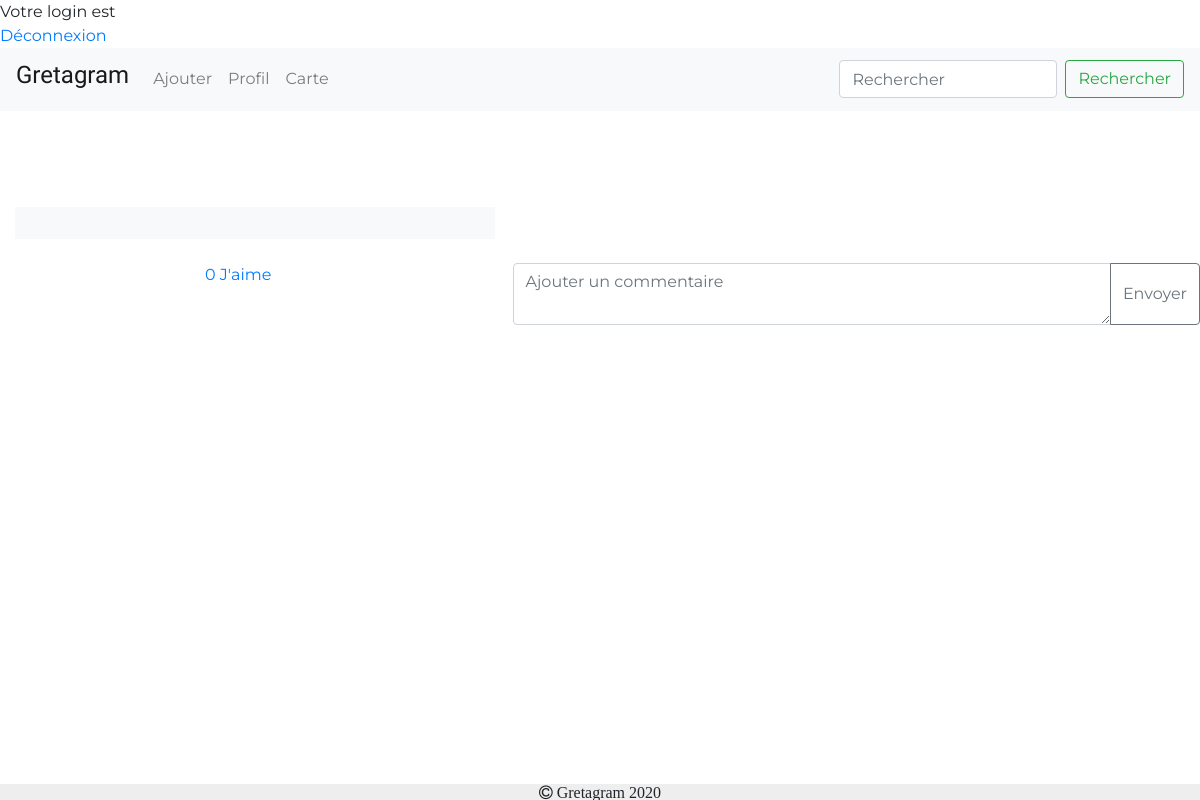
Before: /Gretagram/post.php?post=uploads/5e9caabfd1bfcphoto-gratuite-libre-de-droit-unsplash-1024x683.jpg (signed in) with the older database file.
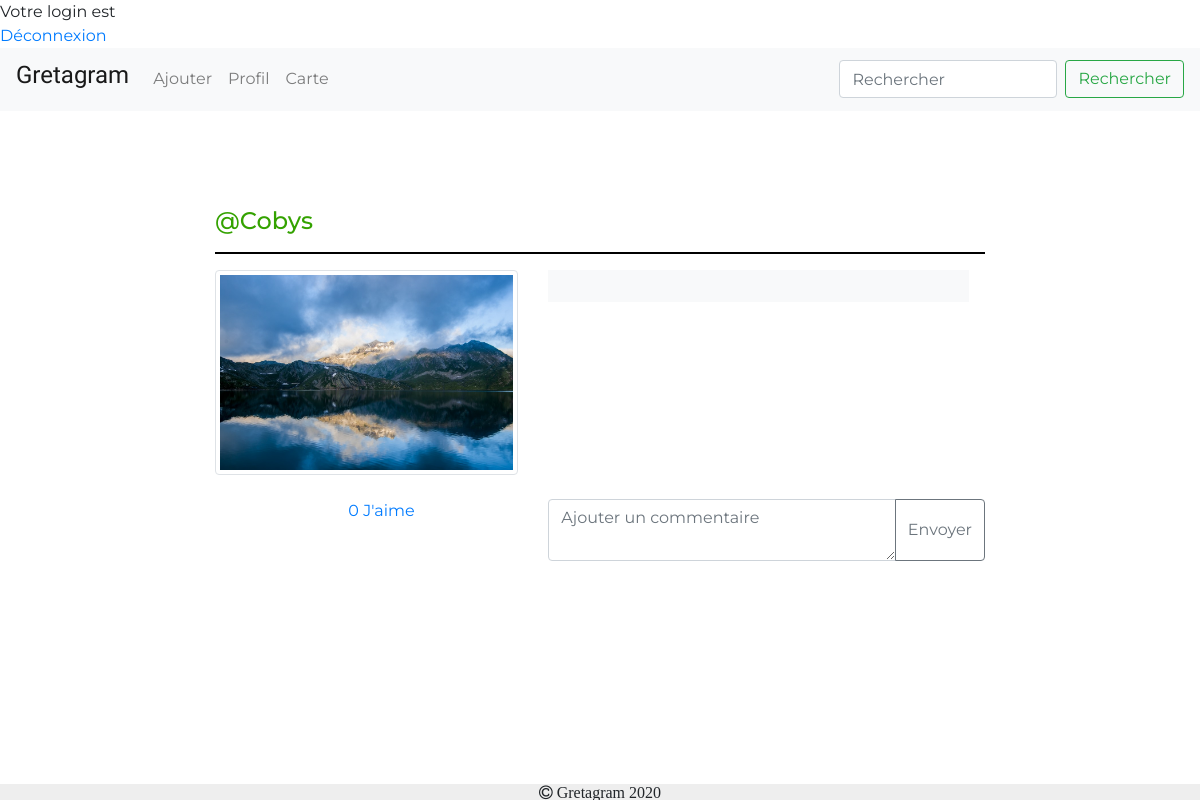
After: the same page with the newer database file.
### tables this page shows
CREATE TABLE IF NOT EXISTS `publication` (
  `id` int(11) NOT NULL AUTO_INCREMENT,
  `nblike` int(100) DEFAULT '0',
  `titre` varchar(100) DEFAULT NULL,
  `description` varchar(100) DEFAULT NULL,
  `user` varchar(100) NOT NULL,
  `photo` varchar(100) DEFAULT NULL,
  `datepubli` datetime NOT NULL DEFAULT CURRENT_TIMESTAMP,
  PRIMARY KEY (`id`)
);

### Gretagram/post.php (the view, shortened to what this page needs)
<?php
if (isset($_SESSION['login']) && isset($_SESSION['mdp'])) {
	echo '<html>';
	echo '<head>';
	echo '</head>';
	echo '<body>';
    echo 'Votre login est '.$_SESSION['login'];
	echo '<br />';
	echo '<a href="deconnexion.php">Déconnexion</a>';
}
else {
    header ('location: login.php?message=erreur');
}
?>
<!DOCTYPE html>
<html>
<head>
    <link href="https://stackpath.bootstrapcdn.com/font-awesome/4.7.0/css/font-awesome.min.css" rel="stylesheet">
    <link rel="stylesheet" href="https://stackpath.bootstrapcdn.com/bootstrap/4.4.1/css/bootstrap.min.css">
    <link rel="stylesheet" href="css/style.css">
    <?php
    include("include/connect.inc.php");
    ?>
</head>
<body>
    <nav class="navbar navbar-expand-lg navbar-light bg-light">
        <a class="navbar-brand" href="index.php">
           <div class="styleLogo"><h4>Gretagram</h4></div></a>
        <div class="collapse navbar-collapse" id="navbarToggler">
            <ul class="navbar-nav mr-auto mt-2 mt-lg-0">
                <li class="nav-item">
                    <a class="nav-link" href="ajouter.php">Ajouter</a>
                </li>
                <li class="nav-item">
                    <a class="nav-link" href="profil.php">Profil</a>
                </li>
                <li class="nav-item">
                    <a class="nav-link" href="carte.php">Carte</a>
                </li>
            </ul>
            <form class="form-inline my-2 my-lg-0">
                <input class="form-control mr-sm-2" type="search" placeholder="Rechercher">
                <button class="btn btn-outline-success my-2 my-sm-0" type="submit">Rechercher</button>
            </form>
        </div>
    </nav>
    <br>
    <br>
    <br>
    <br>
    <?php
    $param = htmlspecialchars( $_GET['post']);
    $requetePost = "Select * FROM publication where photo = " . "'" . $param . "'" . ";";
    $prequetePost = $conn->prepare($requetePost);
    $prequetePost->execute();
    while ($dataPost = $prequetePost->fetch()) {
        $id = $dataPost['id'];
        $photo = $dataPost['photo'];
        $nom = $dataPost['user'];
        echo '
    <div class="container-fluid">
        <div class="row">
            <div class="col-md-2"></div>
            <div class="col-md-8">
               <h4><a href="profil.php?nom=' . $nom . '" style="color:#34A200">@' . $nom . '</a></h4>
                <hr style="width: 100%; color: black; height: 1px; background-color:black;">
                <div class="row">
                    <div class="col-md-5">
                        <img src="' . $photo . '" alt="arbre" class=" img-thumbnail responsive">
                    </div>
';
    }
    ?>
    <div class="col-md-7">
       <div class="overflow-auto p-3 mb-3 mb-md-0 mr-md-3 bg-light" style="max-width: 480px; max-height: 400px;">
        </div>
    </div>
    </div>
    <br>
    <div class="row">
        <div class="col-md-2"></div>
        <div class="col-md-2">
            <?php
                $like = $conn->prepare('SELECT id FROM jaime WHERE id_article= ?');
                $like->execute(array($id));
                $likes = $like->rowCount();
            ?>
            <a href="script/like.php?id=<?php echo $id;?>&nom=<?php echo $_SESSION['login']; ?>"><?php echo $likes ?> J'aime</a>
        </div>
        <div class="col-md-1"></div>
        <div class="col-md-7">
            <form method="post" enctype="multipart/form-data">
                <div class="input-group mb-3">
                    <textarea name="newComm" class="form-control" placeholder="Ajouter un commentaire" aria-label="Recipient'."'".' s username" aria-describedby="basic-addon2"></textarea>
                    <div class="input-group-append">
                        <input type="submit" class="btn btn-outline-secondary" name="submit_commentaire" value="Envoyer">
                    </div>
                </div>
            </form>
        </div>
    </div>
    </div>
    </div>
    <br>
    <footer class="containe-fluid footer">
        <i class="fa fa-copyright"> Gretagram 2020</i>
    </footer>
</body>
</html>

Changed rows visible on the page:
added publication: user "Cobys", photo (picture)
